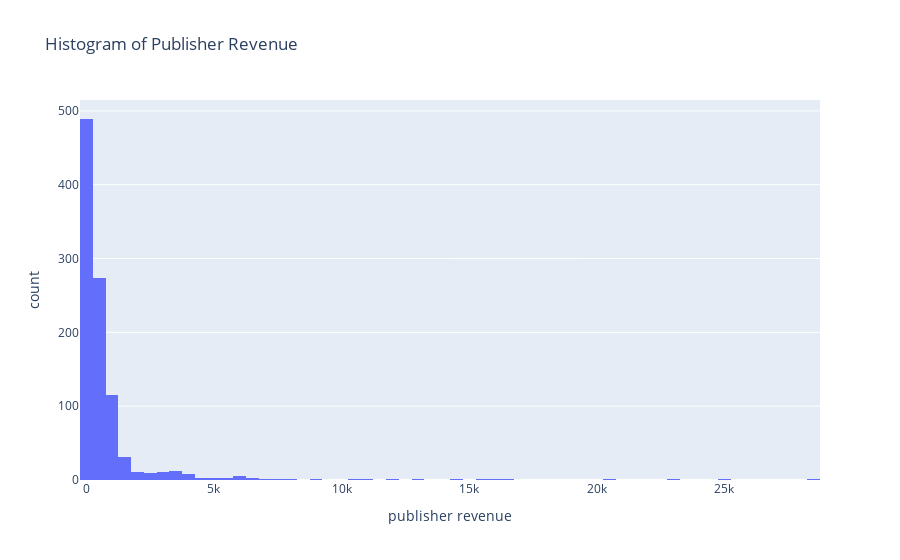
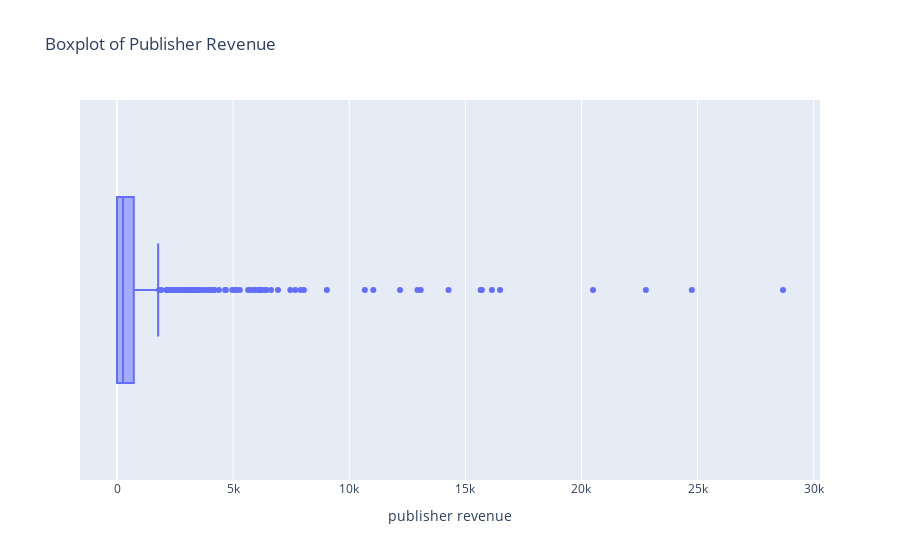

These figures' notebook cell, in order:
### Code cell
# publisher revenue 
# skewed to the right

fig = px.histogram(data, x='publisher revenue', title='Histogram of Publisher Revenue')
fig.show()

fig = px.box(data, x='publisher revenue', title='Boxplot of Publisher Revenue')
fig.show()

### Figure 1 — Plotly figure (JSON) as saved in the notebook; plotly's stock layout.template omitted (floating-point values rounded to 4 significant figures; data arrays with more than 128 entries replaced by an {"elided": "..."} marker saying what was removed)
{"data": [{"alignmentgroup": "True", "bingroup": "x", "hovertemplate": "publisher revenue=%{x}<br>count=%{y}<extra></extra>", "legendgroup": "", "marker": {"color": "#636efa", "pattern": {"shape": ""}}, "name": "", "offsetgroup": "", "orientation": "v", "showlegend": false, "type": "histogram", "x": {"elided": "998 float values"}, "xaxis": "x", "yaxis": "y"}], "layout": {"barmode": "relative", "legend": {"tracegroupgap": 0}, "title": {"text": "Histogram of Publisher Revenue"}, "xaxis": {"anchor": "y", "domain": [0, 1], "title": {"text": "publisher revenue"}}, "yaxis": {"anchor": "x", "domain": [0, 1], "title": {"text": "count"}}}}

### Figure 2 — Plotly figure (JSON) as saved in the notebook; plotly's stock layout.template omitted (floating-point values rounded to 4 significant figures; data arrays with more than 128 entries replaced by an {"elided": "..."} marker saying what was removed)
{"data": [{"alignmentgroup": "True", "hovertemplate": "publisher revenue=%{x}<extra></extra>", "legendgroup": "", "marker": {"color": "#636efa"}, "name": "", "notched": false, "offsetgroup": "", "orientation": "h", "showlegend": false, "type": "box", "x": {"elided": "998 float values"}, "x0": " ", "xaxis": "x", "y0": " ", "yaxis": "y"}], "layout": {"boxmode": "group", "legend": {"tracegroupgap": 0}, "title": {"text": "Boxplot of Publisher Revenue"}, "xaxis": {"anchor": "y", "domain": [0, 1], "title": {"text": "publisher revenue"}}, "yaxis": {"anchor": "x", "domain": [0, 1]}}}
